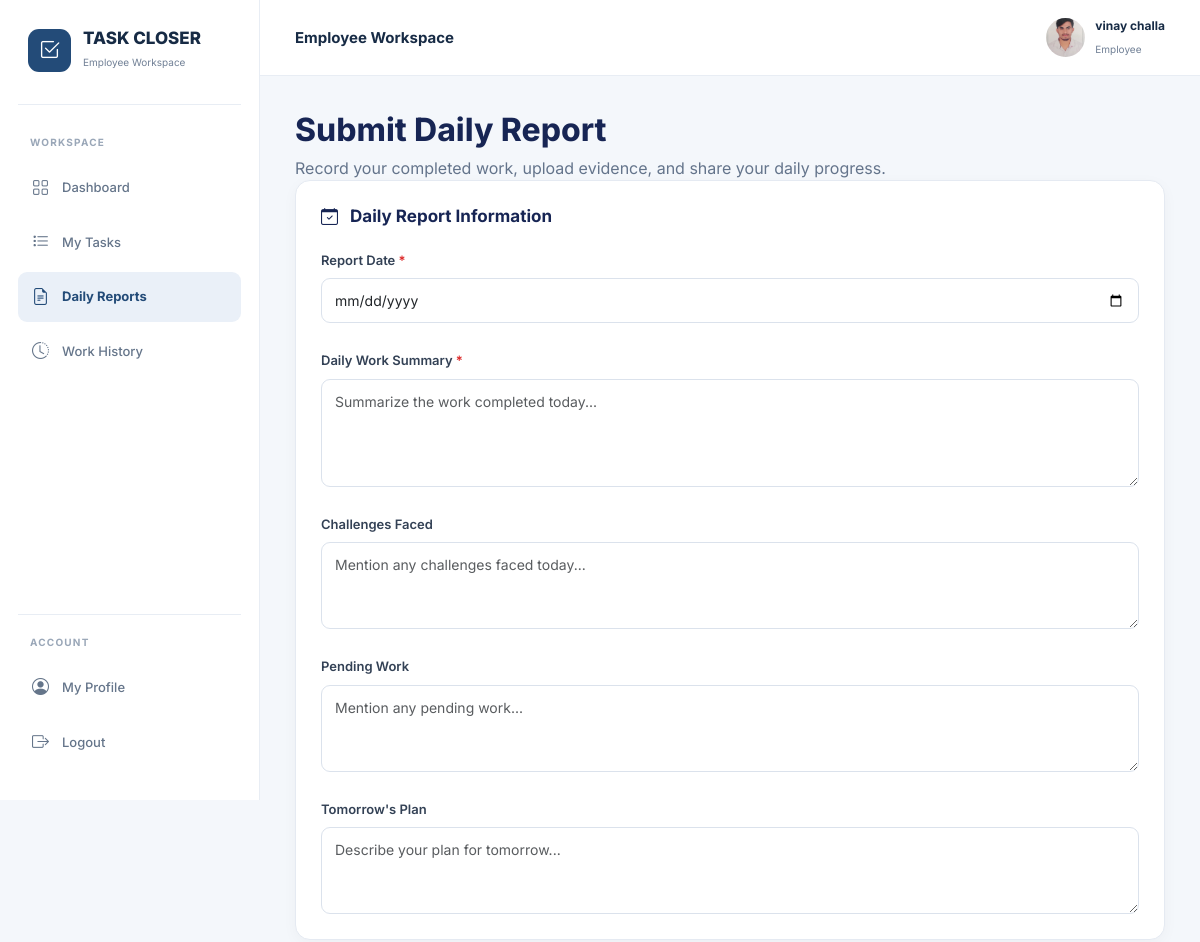
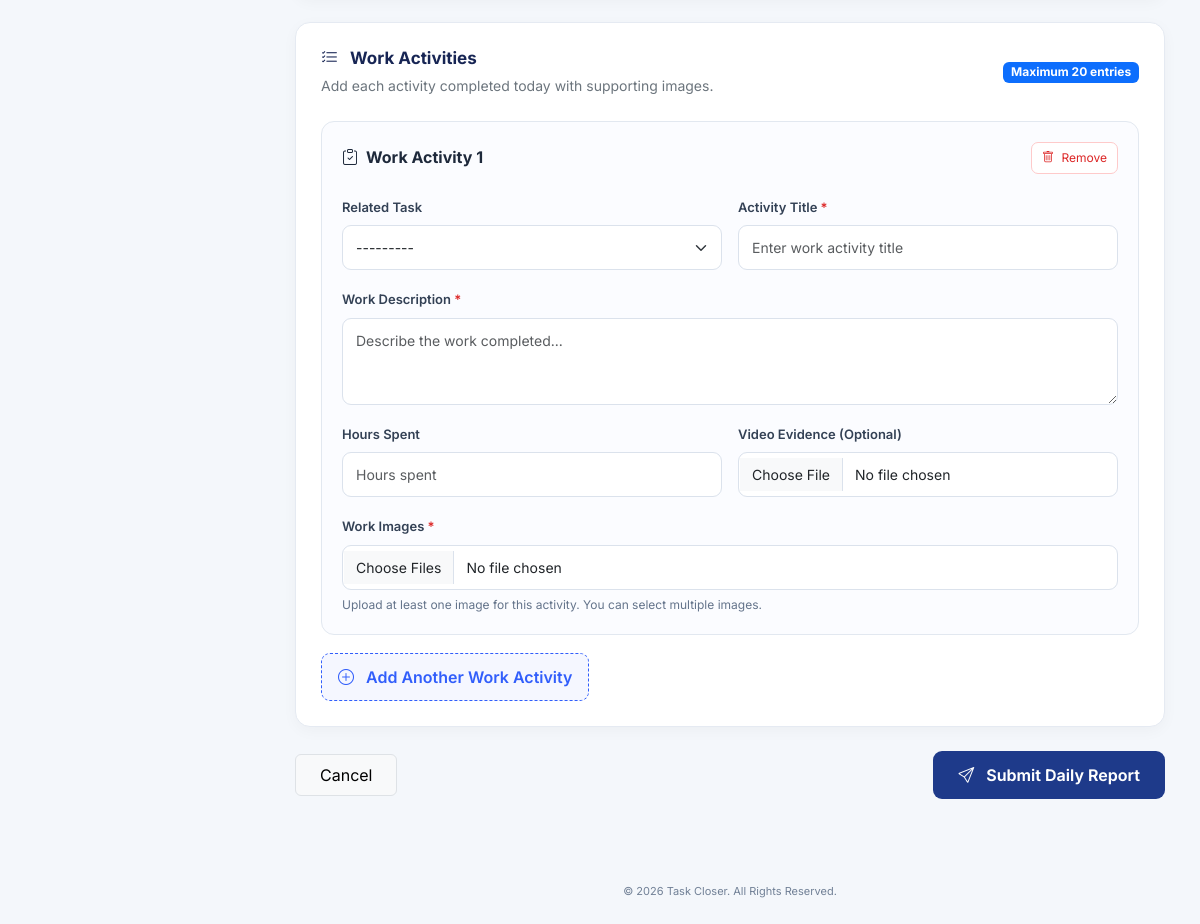
/daily-reports/create/ (signed in), run on the app's committed database (2 pictures, top to bottom).
### accounts/models.py (models this page shows, shortened)
class CustomUser(AbstractUser):
    date_joined = None
    class Role(models.TextChoices):
        ADMIN = 'ADMIN', 'Admin'
        EMPLOYEE = 'EMPLOYEE', 'Employee'
    role = models.CharField(
        max_length=20,
        choices=Role.choices,
        default=Role.EMPLOYEE
    )
    email = models.EmailField(
        unique=True,
        verbose_name='Email Address'
    )
    phone = models.CharField(
        max_length=15,
        blank=True,
        null=True
    )
    profile_picture = models.ImageField(
        upload_to='profiles/',
        blank=True,
        null=True
    )

### daily_reports/views.py (the view, shortened to what this page needs)
@login_required
def create_daily_report(request):
    if request.user.role != 'EMPLOYEE':
        return redirect('dashboard:admin_dashboard')
    employee = get_object_or_404(
        Employee,
        user=request.user
    )
    selected_task = None
    task_id = request.GET.get('task')
    if task_id and request.method == 'GET':
        selected_task = get_object_or_404(
            Task,
            id=task_id,
            assigned_to=employee
        )
    report_instance = DailyReport(
        employee=employee
    )
    report_form = DailyReportForm(
        request.POST or None
    )
    formset_kwargs = {
        'instance': report_instance,
        'form_kwargs': {
            'employee': employee
        }
    }
    if selected_task:
        formset_kwargs['initial'] = [
            {'task': selected_task}
        ]
    work_entry_formset = WorkEntryFormSet(
        request.POST or None,
        request.FILES or None,
        **formset_kwargs
    )
    entry_image_errors = {}
    general_errors = []
    context = {
        'report_form': report_form,
        'work_entry_formset': work_entry_formset,
        'entry_image_errors': entry_image_errors,
        'general_errors': general_errors,
    }
    return render(
        request,
        'daily_reports/report_form.html',
        context
    )

### tasks/models.py (called while the page is built)
    def __str__(self):
        return self.title

### templates/daily_reports/report_form.html (shortened to what this page needs)
{% extends "employee/base.html" %}
{% block reports_active %}active{% endblock %}
{% block content %}
<div class="container-fluid px-0">
    <div class="report-header">
        <h2>Submit Daily Report</h2>
        <p>
            Record your completed work, upload evidence, and share
            your daily progress.
        </p>
    </div>
    <form method="POST"
          enctype="multipart/form-data"
          id="dailyReportForm">
        <div class="report-card">
            <h5 class="section-heading">
                <i class="bi bi-calendar-check me-2"></i>
                Daily Report Information
            </h5>
            <div class="mb-4">
                <label class="form-label">
                    Report Date <span class="required-star">*</span>
                </label>
                {{ report_form.report_date }}
            </div>
            <div class="mb-4">
                <label class="form-label">
                    Daily Work Summary <span class="required-star">*</span>
                </label>
                {{ report_form.summary }}
            </div>
            <div class="mb-4">
                <label class="form-label">
                    Challenges Faced
                </label>
                {{ report_form.challenges }}
            </div>
            <div class="mb-4">
                <label class="form-label">
                    Pending Work
                </label>
                {{ report_form.pending_work }}
            </div>
            <div>
                <label class="form-label">
                    Tomorrow's Plan
                </label>
                {{ report_form.tomorrow_plan }}
            </div>
        </div>
        <div class="report-card">
            <div class="d-flex justify-content-between align-items-center flex-wrap gap-3 mb-4">
                <div>
                    <h5 class="section-heading mb-1">
                        <i class="bi bi-list-check me-2"></i>
                        Work Activities
                    </h5>
                    <small class="text-secondary">
                        Add each activity completed today with supporting images.
                    </small>
                </div>
                <span class="badge text-bg-primary">
                    Maximum 20 entries
                </span>
            </div>
            <div id="workEntries">
                {% for entry_form in work_entry_formset %}
                    <div class="work-entry" data-entry>
                        <div class="entry-heading">
                            <h6>
                            </h6>
                            <button type="button"
                                    class="btn-remove-entry"
                                    data-remove>
                                <i class="bi bi-trash me-1"></i>
                                Remove
                            </button>
                        </div>
                        <div class="row g-3">
                            <div class="col-md-6">
                                <label class="form-label">
                                    Related Task
                                </label>
                                {{ entry_form.task }}
                            </div>
                            <div class="col-md-6">
                                <label class="form-label">
                                    Activity Title
                                    <span class="required-star">*</span>
                                </label>
                                {{ entry_form.title }}
                            </div>
                            <div class="col-12">
                                <label class="form-label">
                                    Work Description
                                    <span class="required-star">*</span>
                                </label>
                                {{ entry_form.description }}
                            </div>
                            <div class="col-md-6">
                                <label class="form-label">
                                    Hours Spent
                                </label>
                                {{ entry_form.hours_spent }}
                            </div>
                            <div class="col-md-6">
                                <label class="form-label">
                                    Video Evidence (Optional)
                                </label>
                                {{ entry_form.video }}
                            </div>
                            <div class="col-12">
                                <label class="form-label">
                                    Work Images
                                    <span class="required-star">*</span>
                                </label>
                                <input type="file"
                                       name="images-{{ forloop.counter0 }}"
                                       class="form-control"
                                       accept="image/*"
                                       multiple
                                       data-image-input>
                                <div class="upload-note">
                                    Upload at least one image for this activity.
                                    You can select multiple images.
                                </div>
                            </div>
                        </div>
                    </div>
                {% endfor %}
            </div>
            <button type="button"
                    class="btn-add-entry"
                    id="addEntry">
                <i class="bi bi-plus-circle me-2"></i>
                Add Another Work Activity
            </button>
        </div>
        <div class="d-flex justify-content-between align-items-center flex-wrap gap-3 mb-4">
            <a href="{% url 'dashboard:employee_dashboard' %}"
               class="btn btn-light border px-4 py-2">
                Cancel
            </a>
            <button type="submit"
                    class="btn-submit-report"
                    id="submitReport">
                <i class="bi bi-send me-2"></i>
                Submit Daily Report
            </button>
        </div>
    </form>
</div>
{% endblock %}

### templates/employee/base.html (shortened to what this page needs)
{% load static %}
<!DOCTYPE html>
<html lang="en">
<head>
    <link href="https://cdn.jsdelivr.net/npm/bootstrap@5.3.7/dist/css/bootstrap.min.css"
          rel="stylesheet">
    <link href="https://cdn.jsdelivr.net/npm/bootstrap-icons@1.13.1/font/bootstrap-icons.min.css"
          rel="stylesheet">
</head>
<body>
<aside class="sidebar" id="sidebar">
    <div class="brand">
        <div class="brand-icon">
            <i class="bi bi-check2-square"></i>
        </div>
        <div>
            <h5>TASK CLOSER</h5>
            <small>Employee Workspace</small>
        </div>
    </div>
    <div class="nav-section">
        <div class="nav-label">Workspace</div>
        <a href="{% url 'dashboard:employee_dashboard' %}"
           class="nav-link-custom {% block dashboard_active %}{% endblock %}">
            <i class="bi bi-grid"></i>
            Dashboard
        </a>
        <a href="{% url 'tasks:employee_task_list' %}"
           class="nav-link-custom {% block tasks_active %}{% endblock %}">
            <i class="bi bi-list-task"></i>
            My Tasks
        </a>
        <a href="{% url 'daily_reports:create_daily_report' %}"
           class="nav-link-custom {% block reports_active %}{% endblock %}">
            <i class="bi bi-file-earmark-text"></i>
            Daily Reports
        </a>
        <a href="{% url 'daily_reports:employee_report_history' %}"
           class="nav-link-custom {% block history_active %}{% endblock %}">
            <i class="bi bi-clock-history"></i>
            Work History
        </a>
    </div>
    <div class="sidebar-bottom">
        <div class="nav-label">Account</div>
        <a href="{% url 'employees:employee_profile' %}"
           class="nav-link-custom {% block profile_active %}{% endblock %}">
            <i class="bi bi-person-circle"></i>
            My Profile
        </a>
        <form method="POST" action="{% url 'accounts:logout' %}">
            <button type="submit" class="nav-link-custom">
                <i class="bi bi-box-arrow-right"></i>
                Logout
            </button>
        </form>
    </div>
</aside>
<main class="main-content">
    <header class="topbar">
        <div class="d-flex align-items-center gap-3">
            <h6>{% block page_heading %}Employee Workspace{% endblock %}</h6>
        </div>
        <div class="employee-profile">
            <div class="profile-avatar">
                {% if request.user.profile_picture %}
                    <img src="{{ request.user.profile_picture.url }}"
                         alt="Profile picture">
                {% else %}
                    <i class="bi bi-person"></i>
                {% endif %}
            </div>
            <div class="profile-info">
                <strong>
                    {{ request.user.get_full_name|default:request.user.username }}
                </strong>
                <small>Employee</small>
            </div>
        </div>
    </header>
    <section class="dashboard-content">
        {% block content %}{% endblock %}
    </section>
    <footer class="dashboard-footer">
        &copy; {% now "Y" %} Task Closer. All Rights Reserved.
    </footer>
</main>
</body>
</html>

### data on the page
CustomUser: user.profile_picture (picture), user.get_full_name "vinay challa"
